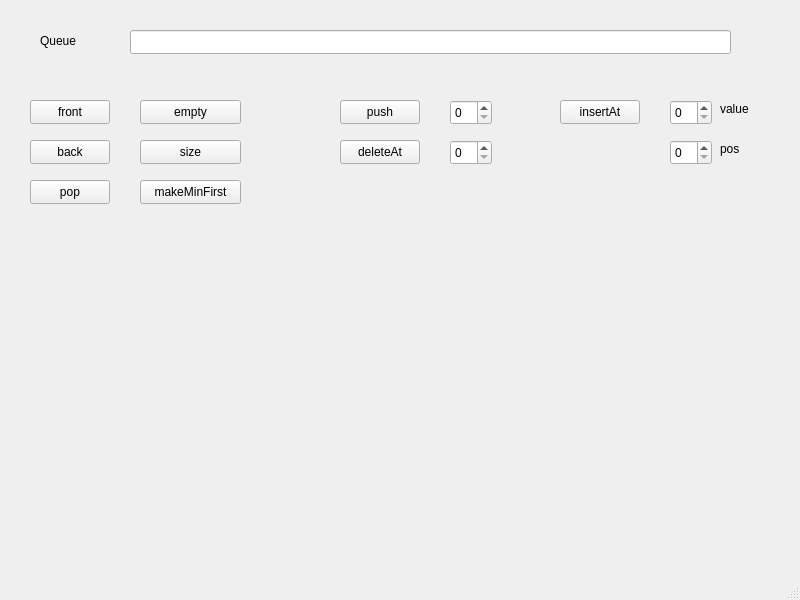
<?xml version="1.0" encoding="UTF-8"?>
<ui version="4.0">
 <class>MainWindow</class>
 <widget class="QMainWindow" name="MainWindow">
  <property name="geometry">
   <rect>
    <x>0</x>
    <y>0</y>
    <width>800</width>
    <height>600</height>
   </rect>
  </property>
  <property name="windowTitle">
   <string>MainWindow</string>
  </property>
  <widget class="QWidget" name="centralwidget">
   <widget class="QSpinBox" name="spinBox_deleteAt">
    <property name="geometry">
     <rect>
      <x>450</x>
      <y>140</y>
      <width>42</width>
      <height>25</height>
     </rect>
    </property>
    <property name="minimum">
     <number>0</number>
    </property>
    <property name="maximum">
     <number>9</number>
    </property>
   </widget>
   <widget class="QSpinBox" name="spinBox_push">
    <property name="geometry">
     <rect>
      <x>450</x>
      <y>100</y>
      <width>42</width>
      <height>25</height>
     </rect>
    </property>
    <property name="minimum">
     <number>0</number>
    </property>
    <property name="maximum">
     <number>9</number>
    </property>
   </widget>
   <widget class="QPushButton" name="pushButton_back">
    <property name="geometry">
     <rect>
      <x>30</x>
      <y>140</y>
      <width>80</width>
      <height>24</height>
     </rect>
    </property>
    <property name="text">
     <string>back</string>
    </property>
   </widget>
   <widget class="QPushButton" name="pushButton_deleteAt">
    <property name="geometry">
     <rect>
      <x>340</x>
      <y>140</y>
      <width>80</width>
      <height>24</height>
     </rect>
    </property>
    <property name="text">
     <string>deleteAt</string>
    </property>
   </widget>
   <widget class="QPushButton" name="pushButton_front">
    <property name="geometry">
     <rect>
      <x>30</x>
      <y>100</y>
      <width>80</width>
      <height>24</height>
     </rect>
    </property>
    <property name="text">
     <string>front</string>
    </property>
   </widget>
   <widget class="QPushButton" name="pushButton_size">
    <property name="geometry">
     <rect>
      <x>140</x>
      <y>140</y>
      <width>101</width>
      <height>24</height>
     </rect>
    </property>
    <property name="text">
     <string>size</string>
    </property>
   </widget>
   <widget class="QLineEdit" name="lineEdit">
    <property name="enabled">
     <bool>true</bool>
    </property>
    <property name="geometry">
     <rect>
      <x>130</x>
      <y>30</y>
      <width>601</width>
      <height>24</height>
     </rect>
    </property>
    <property name="readOnly">
     <bool>true</bool>
    </property>
   </widget>
   <widget class="QPushButton" name="pushButton_makeMinFirst">
    <property name="geometry">
     <rect>
      <x>140</x>
      <y>180</y>
      <width>101</width>
      <height>24</height>
     </rect>
    </property>
    <property name="text">
     <string>makeMinFirst</string>
    </property>
   </widget>
   <widget class="QLabel" name="label">
    <property name="geometry">
     <rect>
      <x>40</x>
      <y>30</y>
      <width>61</width>
      <height>21</height>
     </rect>
    </property>
    <property name="text">
     <string>Queue</string>
    </property>
   </widget>
   <widget class="QLabel" name="label_ans">
    <property name="geometry">
     <rect>
      <x>60</x>
      <y>70</y>
      <width>511</width>
      <height>16</height>
     </rect>
    </property>
    <property name="text">
     <string/>
    </property>
   </widget>
   <widget class="QPushButton" name="pushButton_pop">
    <property name="geometry">
     <rect>
      <x>30</x>
      <y>180</y>
      <width>80</width>
      <height>24</height>
     </rect>
    </property>
    <property name="text">
     <string>pop</string>
    </property>
   </widget>
   <widget class="QPushButton" name="pushButton_empty">
    <property name="geometry">
     <rect>
      <x>140</x>
      <y>100</y>
      <width>101</width>
      <height>24</height>
     </rect>
    </property>
    <property name="text">
     <string>empty</string>
    </property>
   </widget>
   <widget class="QPushButton" name="pushButton_push">
    <property name="geometry">
     <rect>
      <x>340</x>
      <y>100</y>
      <width>80</width>
      <height>24</height>
     </rect>
    </property>
    <property name="text">
     <string>push</string>
    </property>
   </widget>
   <widget class="QSpinBox" name="spinBox_insertValue">
    <property name="geometry">
     <rect>
      <x>670</x>
      <y>100</y>
      <width>42</width>
      <height>25</height>
     </rect>
    </property>
    <property name="minimum">
     <number>0</number>
    </property>
    <property name="maximum">
     <number>9</number>
    </property>
   </widget>
   <widget class="QSpinBox" name="spinBox_insertPos">
    <property name="geometry">
     <rect>
      <x>670</x>
      <y>140</y>
      <width>42</width>
      <height>25</height>
     </rect>
    </property>
    <property name="minimum">
     <number>0</number>
    </property>
    <property name="maximum">
     <number>9</number>
    </property>
   </widget>
   <widget class="QPushButton" name="pushButton_insertAt">
    <property name="geometry">
     <rect>
      <x>560</x>
      <y>100</y>
      <width>80</width>
      <height>24</height>
     </rect>
    </property>
    <property name="text">
     <string>insertAt</string>
    </property>
   </widget>
   <widget class="QLabel" name="label_2">
    <property name="geometry">
     <rect>
      <x>720</x>
      <y>100</y>
      <width>67</width>
      <height>17</height>
     </rect>
    </property>
    <property name="text">
     <string>value</string>
    </property>
   </widget>
   <widget class="QLabel" name="label_3">
    <property name="geometry">
     <rect>
      <x>720</x>
      <y>140</y>
      <width>67</width>
      <height>17</height>
     </rect>
    </property>
    <property name="text">
     <string>pos</string>
    </property>
   </widget>
  </widget>
  <widget class="QMenuBar" name="menubar">
   <property name="geometry">
    <rect>
     <x>0</x>
     <y>0</y>
     <width>800</width>
     <height>22</height>
    </rect>
   </property>
  </widget>
  <widget class="QStatusBar" name="statusbar"/>
 </widget>
 <resources/>
 <connections/>
</ui>
